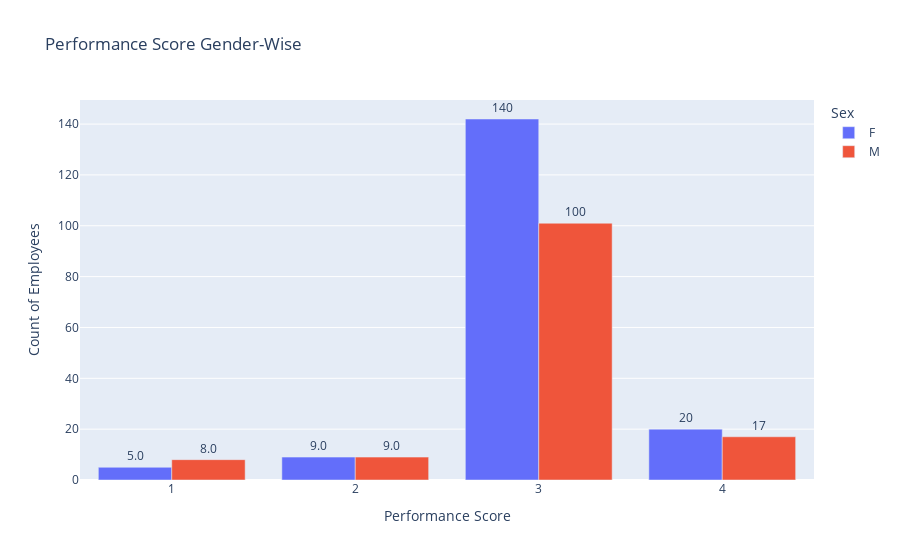

Notebook source saved alongside this figure:
### Code cell
fig = px.bar(h, x='PS', y='EmpID', color='Sex', title='Performance Score Gender-Wise', text="EmpID",
             labels={'PS': 'Performance Score', 'EmpID': 'Count of Employees'},
             barmode="group")

fig.update_traces(texttemplate='%{text:.2s}', textposition='outside')

# Set fontsize and uniformtext_mode='hide' says to hide the text if it won't fit
fig.update_layout(uniformtext_minsize=2, height=700)  # Increase the height of the chart

fig.show()

### Figure 1 — Plotly figure (JSON) as saved in the notebook; plotly's stock layout.template omitted (floating-point values rounded to 4 significant figures)
{"data": [{"alignmentgroup": "True", "hovertemplate": "Sex=F<br>Performance Score=%{x}<br>Count of Employees=%{text}<extra></extra>", "legendgroup": "F", "marker": {"color": "#636efa", "pattern": {"shape": ""}}, "name": "F", "offsetgroup": "F", "orientation": "v", "showlegend": true, "text": [5, 9, 142, 20], "textposition": "outside", "texttemplate": "%{text:.2s}", "type": "bar", "x": [1, 2, 3, 4], "xaxis": "x", "y": [5, 9, 142, 20], "yaxis": "y"}, {"alignmentgroup": "True", "hovertemplate": "Sex=M <br>Performance Score=%{x}<br>Count of Employees=%{text}<extra></extra>", "legendgroup": "M ", "marker": {"color": "#EF553B", "pattern": {"shape": ""}}, "name": "M ", "offsetgroup": "M ", "orientation": "v", "showlegend": true, "text": [8, 9, 101, 17], "textposition": "outside", "texttemplate": "%{text:.2s}", "type": "bar", "x": [1, 2, 3, 4], "xaxis": "x", "y": [8, 9, 101, 17], "yaxis": "y"}], "layout": {"autosize": true, "barmode": "group", "legend": {"title": {"text": "Sex"}, "tracegroupgap": 0}, "title": {"text": "Performance Score Gender-Wise"}, "uniformtext": {"minsize": 2}, "xaxis": {"anchor": "y", "autorange": true, "domain": [0, 1], "range": [0.5, 4.5], "title": {"text": "Performance Score"}, "type": "linear"}, "yaxis": {"anchor": "x", "autorange": true, "domain": [0, 1], "range": [0, 149.5], "title": {"text": "Count of Employees"}, "type": "linear"}}}
